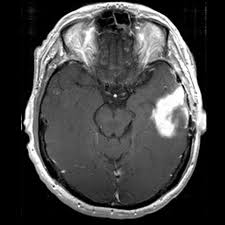
%> input picture Benign/10.jpg, 225 x 225 px
$ octave Brain_DWT_PCA.m   (GNU Octave 9; MATLAB toolbox functions it lacks are replaced by stand-ins)
%> lines starting %> are read from the running program, lines starting %| are printed output that depends on the picture; in (x1, y1, x2, y2) boxes, pixels count from 0 and x2, y2 are one past the last pixel; in counts of white or black regions, pixels touching at a corner belong together; the program's own positions count from 1
close all
clc
clear all
[filename,pathname] = uigetfile({'*.*';'*.bmp';'*.tif';'*.gif';'*.png'},'Pick an Image File');
%> the answer given: Benign/10.jpg
I = imread([pathname,filename]);
%> I is the input picture: size 225x225x3 uint8; min 0, max 255, mean 66.8
figure, imshow(I); title('Brain MRI Image');
I = imresize(I,[200,200]);
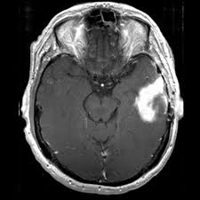
%> I: size 200x200x3 uint8; min 0, max 255, mean 66.8
gray = rgb2gray(I);
% Otsu Binarization
level = graythresh(I);
%> level = 0.431
img = im2bw(I,level);
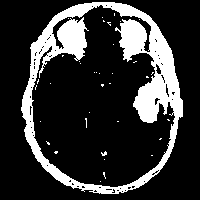
%> img: size 200x200 logical; 19.9% white; 37 white regions (36 under 20 px), largest, box (x1, y1, x2, y2) and area: (21, 2, 183, 194) 7840
figure, imshow(img);title('Otsu Thresholded Image');
% K means Clustering
cform = makecform('srgb2lab');
% Apply the colorform
lab_he = applycform(I,cform);
%> lab_he: size 200x200x3 uint8; mean of channels 1, 2, 3 70, 128, 128
ab = double(lab_he(:,:,2:3));
nrows = size(ab,1);
%> nrows = 200
ncols = size(ab,2);
%> ncols = 200
ab = reshape(ab,nrows*ncols,2);
nColors = 1;
[cluster_idx cluster_center] = kmeans(ab,nColors,'distance','sqEuclidean', ...
                                      'Replicates',1);
%> cluster_center = [128 128]
pixel_labels = reshape(cluster_idx,nrows,ncols);
%> pixel_labels: size 200x200 double; every value is 1
segmented_images = cell(1,3);
rgb_label = repmat(pixel_labels,[1,1,3]);
%> rgb_label: size 200x200x3 double; every value is 1
for k = 1:nColors
    colors = I;
    colors(rgb_label ~= k) = 0;
    segmented_images{k} = colors;
end
%> after the loop, segmented_images = 3 items
figure, imshow(segmented_images{1});title('Objects in Cluster 1');
seg_img = im2bw(segmented_images{1});
%> seg_img: size 200x200 logical; 17.3% white; 22 white regions (20 under 20 px), largest, box (x1, y1, x2, y2) and area: (21, 2, 183, 192) 6791, (43, 56, 50, 63) 23
figure, imshow(seg_img);title('Segmented Tumor');
x = double(seg_img);
m = size(seg_img,1);
%> m = 200
n = size(seg_img,2);
%> n = 200
signal1 = seg_img(:,:);
[cA1,cH1,cV1,cD1] = dwt2(signal1,'db4');
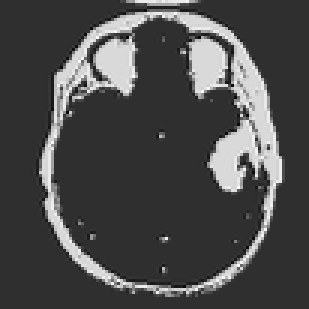
%> cA1: size 103x103 double (shown 3 times larger); min -0.556, max 2.44, mean 0.332; drawn with min black and max white
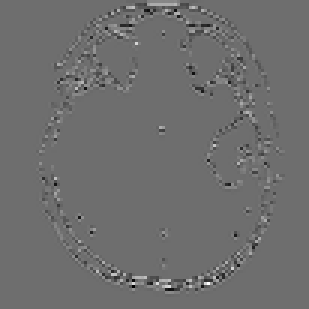
%> cH1: size 103x103 double (shown 3 times larger); min -1.1, max 1.45, mean 0.000549; drawn with min black and max white
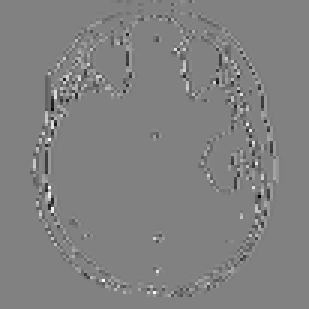
%> cV1: size 103x103 double (shown 3 times larger); min -1.33, max 1.29, mean -0.00214; drawn with min black and max white
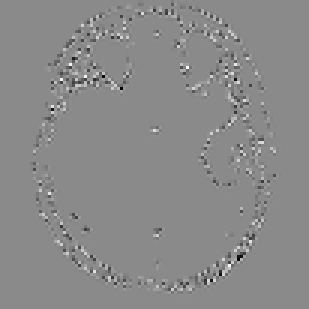
%> cD1: size 103x103 double (shown 3 times larger); min -1.03, max 0.868, mean -0.00156; drawn with min black and max white
[cA2,cH2,cV2,cD2] = dwt2(cA1,'db4');
[cA3,cH3,cV3,cD3] = dwt2(cA2,'db4');
DWT_feat = [cA3,cH3,cV3,cD3];
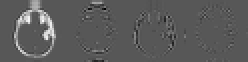
%> DWT_feat: size 31x124 double (shown 2 times larger); min -5.12, max 9.8, mean 0.254; drawn with min black and max white
G = pca(DWT_feat);
whos DWT_feat
whos G
g = graycomatrix(G);
%> g = [3230 164 38 11 1 0 0 0; 157 31 13 1 0 0 0 0; 45 10 3 1 0 0 0 0; 14 0 1 0 0 0 0 0; 0 0 0 0 0 0 0 0; 0 0 0 0 0 0 0 0; 0 0 0 0 0 0 0 0; 0 0 0 0 0 0 0 0]
stats = graycoprops(g,'Contrast Correlation Energy Homogeneity');
%> stats = {Contrast 0.248}
Contrast = stats.Contrast;
%> Contrast = 0.248
%> (the run ends here)

$ run again, on Benign/8.jpg
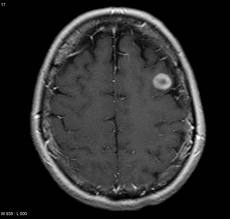
%> input picture Benign/8.jpg, 230 x 219 px
%> I is the input picture: size 219x230x3 uint8; min 0, max 255, mean 44.9
%> I: size 200x200x3 uint8
%> level = 0.176
%> img: size 200x200 logical; 48.9% white; 9 white regions (7 under 20 px), largest, box (x1, y1, x2, y2) and area: (27, 6, 179, 192) 19501, (17, 193, 24, 197) 20
%> lab_he: size 200x200x3 uint8; mean of channels 1, 2, 3 47.7, 128, 128
%> cluster_center = [128 128]
%> pixel_labels: size 200x200 double; every value is 1
%> rgb_label: size 200x200x3 double; every value is 1
%> after the loop `for k = 1:nColors`: segmented_images = 3 items
%> seg_img: size 200x200 logical; 6.4% white; 33 white regions (30 under 20 px), largest, box (x1, y1, x2, y2) and area: (28, 7, 178, 187) 2234, (133, 67, 149, 82) 150, (162, 109, 169, 122) 29
%> `DWT_feat = [cA3,cH3,cV3,cD3];`:
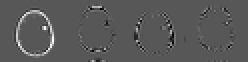
%> DWT_feat: size 31x124 double (shown 2 times larger); min -3.24, max 6.21, mean 0.0799; drawn with min black and max white
%> g = [3280 144 37 10 3 3 0 0; 144 21 8 1 0 0 0 0; 36 8 3 2 0 0 0 0; 11 2 1 0 0 0 0 0; 3 0 0 0 0 0 0 0; 3 0 0 0 0 0 0 0; 0 0 0 0 0 0 0 0; 0 0 0 0 0 0 0 0]
%> stats = {Contrast 0.281}
%> Contrast = 0.281
